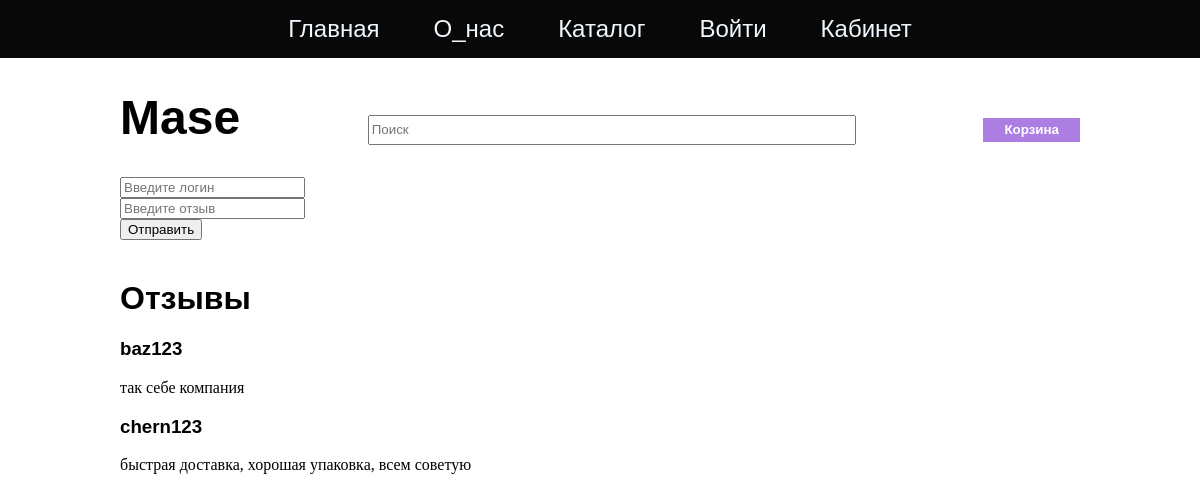
The app's page /page/otzav.php with its own data.
### tables this page shows
CREATE TABLE `Otzav` (
  `ID` int(11) NOT NULL,
  `User` varchar(200) NOT NULL,
  `Comment` varchar(1000) NOT NULL
);

### page/otzav.php (the view, shortened to what this page needs)
<!DOCTYPE html>
<html lang="en">
<?php
$mysql = new mysqli('localhost', 'root', '', 'Mase');
$mysql->set_charset('utf8');
?>
<head>
    <link rel="stylesheet" href="../style/base.css">
</head>
<body>
    <?php
        require('../php/header-2.php')
    ?>
    <div class="content">
        <div class="shape-name-logo">
            <div>
                <h1 class="Mase">Mase</h1>
            </div>
            <div>
                <input class="poisk" type="text" name="poisk" id="poisk" placeholder="Поиск">
            </div>
            <div>
                <input class="korzina" type="button" value="Корзина">
            </div>
        </div>
    <form class="form" action="./otzav2.php" method="post">
        <input type="text" class="form-inp" name="login" id="login" placeholder="Введите логин"><br>
        <input type="text" class="form-inp-2" name="content" id="content" placeholder="Введите отзыв"><br>
        <input type="submit" class="batton" value="Отправить">
    </form><br>
        <div class="block-o-nas">
            <h1>Отзывы</h1>
            <?php
                $queryOtzav = "SELECT `User`, `Comment` FROM `Otzav`";
                $zaprOtzav = $mysql->query($queryOtzav);
                while ($row3 = mysqli_fetch_array($zaprOtzav)) {
                    $User = $row3['User'];
                    $Comment = $row3['Comment'];
                    echo "<div>";
                        echo "<h3>".$User."</h3>";
                        echo "<p>".$Comment."</p>";
                    echo "</div>";
                }
            ?>
        </div>
        </div>
</body>
</html>

### style/base.css (style rules this page uses)
* { --black-color: rgb(8, 8, 8); --purple-color: rgb(172, 125, 226); --font-family-p: Verdana, Geneva, Tahoma, sans-serif; --font-family-h1: 'Lucida Sans', 'Lucida Sans Regular', 'Lucida Grande', 'Lucida Sans Unicode', Geneva, Verdana, sans-serif; }
body { margin: 0; }
h1 { font-family: 'Lucida Sans', 'Lucida Sans Regular', 'Lucida Grande', 'Lucida Sans Unicode', Geneva, Verdana, sans-serif; }
.Mase { font-family: 'Lucida Sans', 'Lucida Sans Regular', 'Lucida Grande', 'Lucida Sans Unicode', Geneva, Verdana, sans-serif; font-size: 48px; }
.shape-name-logo { display: flex; flex-wrap: wrap; align-items: baseline; align-content: space-between; justify-content: space-between; }
.poisk { width: 40vw; height: 3vh; }
.korzina { background-color: var(--purple-color); color: rgb(255, 255, 255); border: 1px solid var(--purple-color); height: 3vh; padding-left: 20px; padding-right: 20px; transition: 0.3s; font-family: var(--font-family-p); font-weight: 600; }
.content { margin-left: 10%; margin-right: 10%; }
h3 { font-family: var(--font-family-h1); }

### records on screen
otzav: User "baz123", Comment "так себе компания"
otzav: User "chern123", Comment "быстрая доставка, хорошая упаковка, всем советую"
